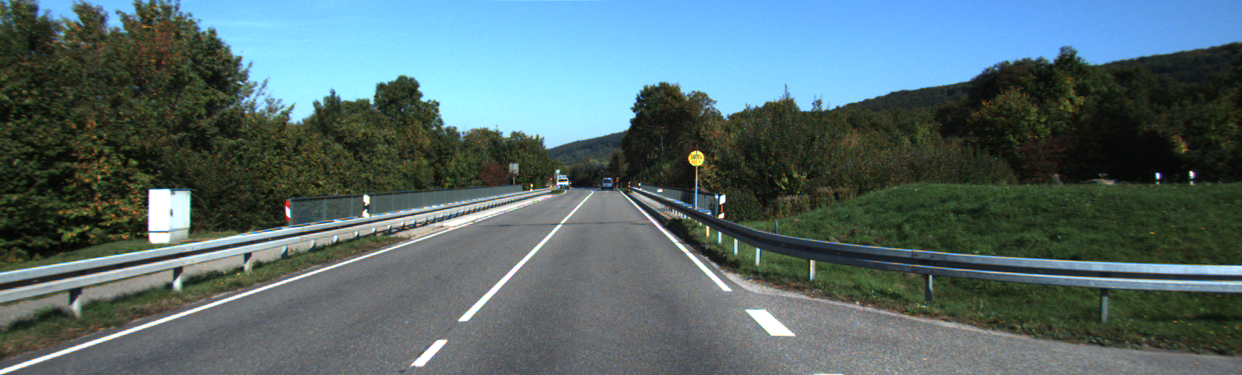
//> input picture Computer_Vision/lab4/task2/street_scene.png, 1242 x 375 px
$ ./task2   (built with g++ and OpenCV 4)
//> lines starting //> are read from the running program, lines starting //| are printed output that depends on the picture; after the words box and inside, x2 and y2 are one past the last pixel; in counts of white or black regions, pixels touching at a corner belong together
//> further down, src is the input picture: 375 rows x 1242 cols, CV_8UC3; mean B, G, R 109, 106.5, 85.4
#include "opencv2/core.hpp"
#include "opencv2/core/hal/interface.h"
#include "opencv2/core/types.hpp"
#include "opencv2/highgui.hpp"
#include "opencv2/imgcodecs.hpp"
#include "opencv2/imgproc.hpp"
#include <cassert>
#include <cmath>
#include <iostream>
#include <ostream>
#include <vector>

using namespace cv;
using std::cout;

struct line_params {
  double m;
  double b;
};
constexpr int line_valid_count = 200;
constexpr double distance_valid = 1.0;

// PERF: these constants are used to improve performance
constexpr double ignore_radius = 150;
constexpr int lines_vec_reserve = 202000;
constexpr int coords_vec_reserve = 2000;

void find_road_lines(const Mat &in, Mat &out) {
  Mat gray_in;
  cvtColor(in, gray_in, COLOR_BGR2GRAY);
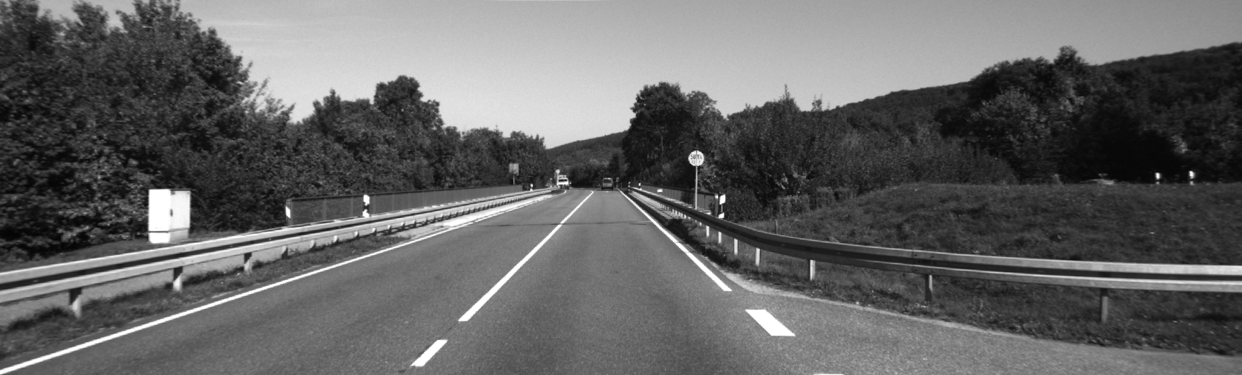
//> gray_in: 375 rows x 1242 cols, CV_8UC1; min 4, max 255, mean 100.5
  Mat threshold_in;
  threshold(gray_in, threshold_in, 250, 255, THRESH_TOZERO);
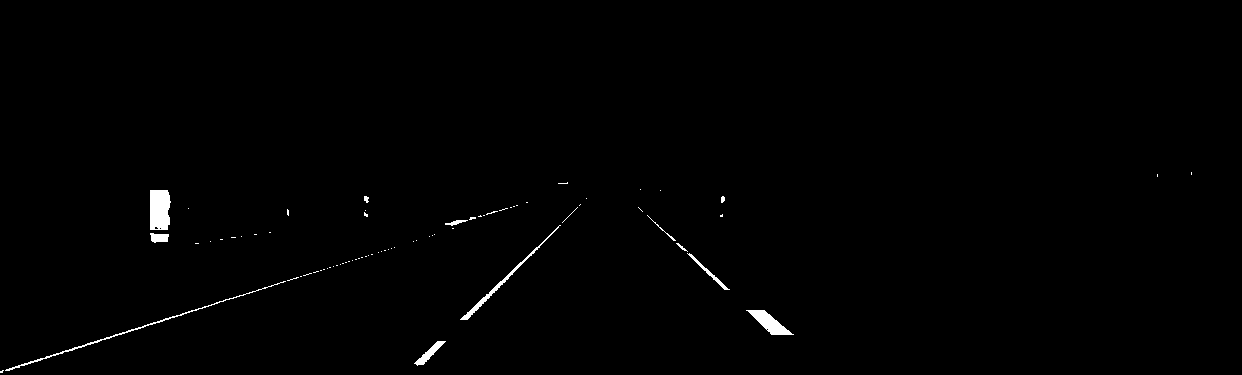
//> threshold_in: 375 rows x 1242 cols, CV_8UC1; min 0, max 255, mean 1.7
  // imshow("thresholded in", threshold_in);
  constexpr int morph_size = 7;
  Mat stucturing_el =
      getStructuringElement(MORPH_RECT, Size(morph_size, morph_size));
  Mat morphed;
  erode(threshold_in, morphed, stucturing_el);
  stucturing_el = getStructuringElement(MORPH_RECT, Size(11, 11));
  dilate(morphed, morphed, stucturing_el);
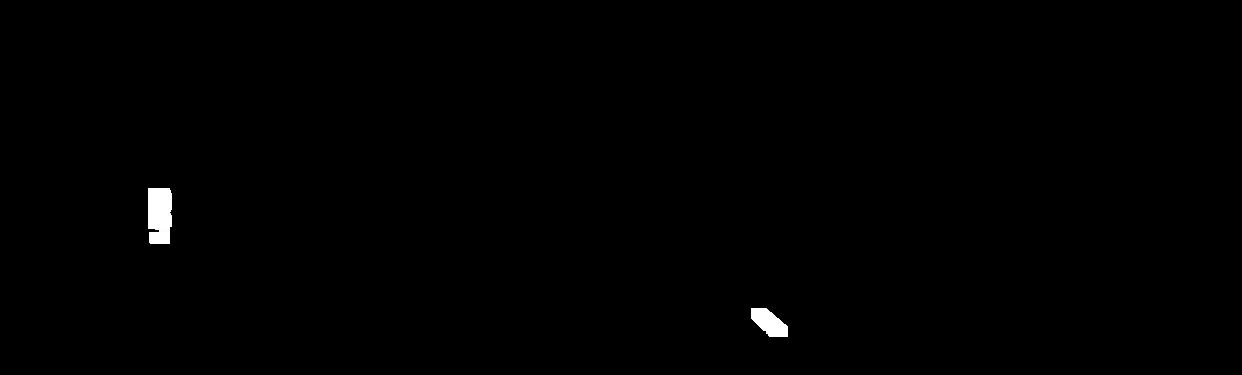
//> morphed: 375 rows x 1242 cols, CV_8UC1; min 0, max 255, mean 1.1
  Mat temp = threshold_in - morphed;
  // imshow("morphed", morphed);
  // imshow("white box removed", temp);
  Mat sobel_out;
  Sobel(temp, sobel_out, CV_8U, 1, 0);
  // imshow("Sobel", sobel_out);
  std::vector<Vec2i> coords;
  coords.reserve(coords_vec_reserve);
  for (int i = 0; i < sobel_out.rows; i++) {
    for (int j = 0; j < sobel_out.cols; j++) {
      if (sobel_out.at<uchar>(i, j) != 0) {
        coords.push_back(Vec2i(i, j));
      }
    }
  }
//> after the loop, coords = 1911 items, first 12: [171, 1190], [172, 1190], [173, 1156], [173, 1190], [174, 1156], [174, 1190], [175, 1156], [175, 1190], [176, 1156], [177, 1156], [181, 566], [182, 557]
  // cout << coords.size() << std::endl;
  std::vector<line_params> lines;
  lines.reserve(lines_vec_reserve);
  for (int i = 0; i < coords.size(); i++) {
    Vec2i p1 = coords[i];
    // NOTE: we only check from i+1 becuase we dont want to check the same
    // couple twice
    for (int j = i + 1; j < coords.size(); j++) {
      Vec2i p2 = coords[j];
      if (norm(p1 - p2) > ignore_radius) {
        double m = ((double)(p2[1] - p1[1])) / (p2[0] - p1[0]);
        double b = (double)p2[1] - (double)m * p2[0];
        int count = 0;
        for (Vec2i p3 : coords) {
          assert(sqrtf(1 + m * m) != 0);
          double distance = fabs(p3[1] - m * p3[0] - b) / sqrtf(1 + m * m);
          if (distance < distance_valid) {
            count++;
          }
        }
        if (count > line_valid_count) {
          lines.push_back({.m = m, .b = b});
        }
      }
    }
  }
//> this loop made 1911 passes
//> after the loop, lines = 200411 items
  out = in.clone();
  // cout << lines.size() << std::endl;
  for (line_params pars : lines) {
    // NOTE: order is y coord, x coord
    Point p = Point(pars.b, 0);
    Point q = Point((pars.m * (in.cols - 1) + pars.b), in.cols - 1);
    line(out, p, q, Scalar(0, 0, 255));
  }
//> this loop made 200411 passes
//> (p, q) on passes 1 to 3: (Point(1097, 0), Point(-2547, 1241)), (Point(1097, 0), Point(-2548, 1241)), (Point(1097, 0), Point(-2548, 1241))
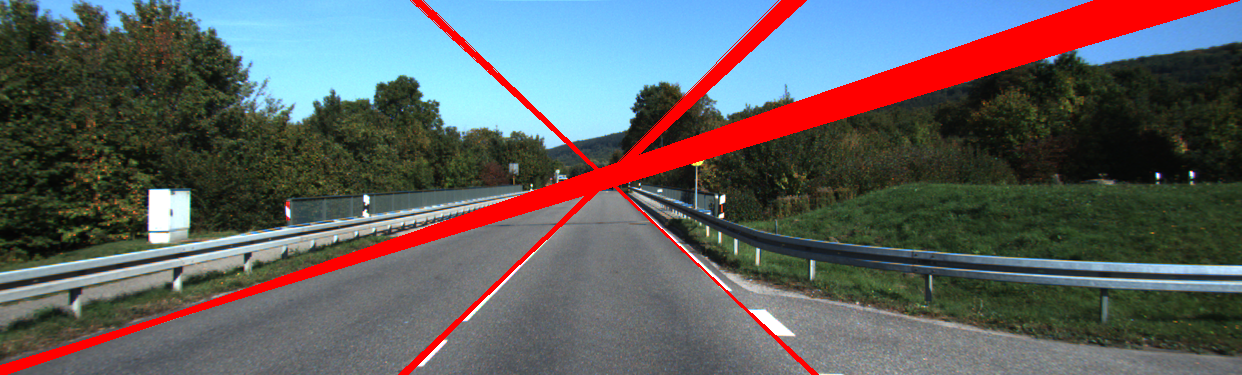
//> out: 375 rows x 1242 cols, CV_8UC3; 7.42% of pixels changed, all inside (x1, y1, x2, y2) = (0, 0, 1240, 375)
  imshow("final image with lines", out);
  waitKey(0);
}
int main(void) {
  Mat src = imread("street_scene.png");
  Mat dst;
  if (src.empty()) {
    cout << "Error loading src1 \n";
    return -1;
  }
  find_road_lines(src, dst);
  return 0;
}
